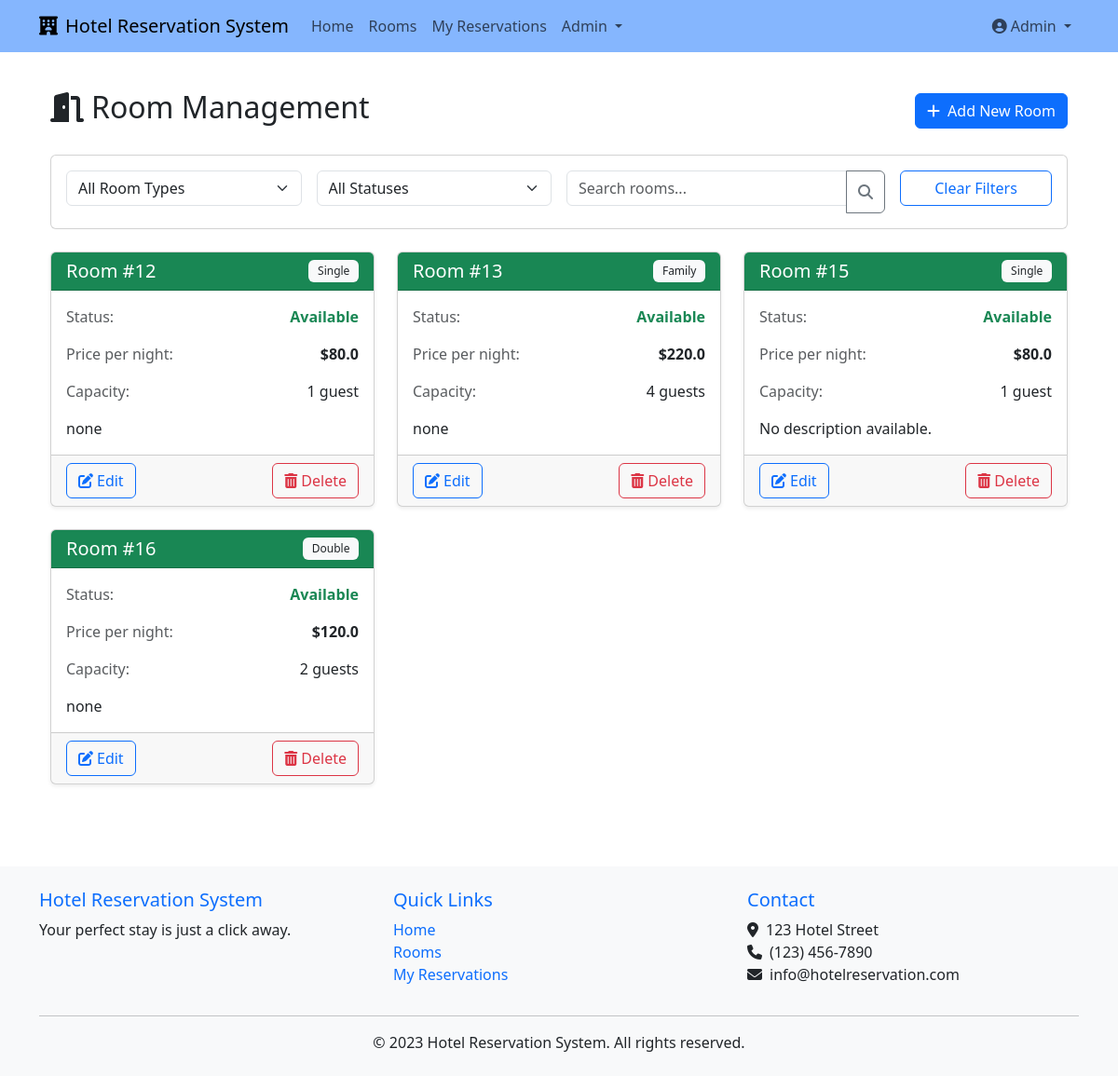
The page /admin/rooms (signed in) on the database its author committed.
### models.py (models this page shows, shortened)
class User(UserMixin, db.Model):
    __tablename__ = 'users'
    id = db.Column(db.Integer, primary_key=True)
    name = db.Column(db.String(100), nullable=False)
    email = db.Column(db.String(120), unique=True, nullable=False)
    phone = db.Column(db.String(20), nullable=True)
    password_hash = db.Column(db.String(256), nullable=False)
    is_admin = db.Column(db.Boolean, default=False)
    created_at = db.Column(db.DateTime, default=datetime.utcnow)
    reservations = db.relationship('Reservation', backref='customer', lazy=True)

class Room(db.Model):
    __tablename__ = 'rooms'
    id = db.Column(db.Integer, primary_key=True)
    room_number = db.Column(db.String(10), unique=True, nullable=False)
    room_type = db.Column(db.String(50), nullable=False)  # Single, Double, Suite, etc.
    description = db.Column(db.Text, nullable=True)
    price_per_night = db.Column(db.Float, nullable=False)
    capacity = db.Column(db.Integer, nullable=False)  # Number of guests
    status = db.Column(db.String(20), default='available')  # available, occupied, maintenance
    created_at = db.Column(db.DateTime, default=datetime.utcnow)
    updated_at = db.Column(db.DateTime, default=datetime.utcnow, onupdate=datetime.utcnow)
    reservations = db.relationship('Reservation', backref='room', lazy=True)

### routes/admin_routes.py (the view)
@admin_bp.route('/rooms')
@login_required
@admin_required
def room_management():
    rooms = Room.query.all()
    return render_template('admin/room_management.html', rooms=rooms)

### app.py (called while the page is built)
@login_manager.user_loader
def load_user(user_id):
    from models import User
    return User.query.get(int(user_id))

### utils/auth.py (called while the page is built)
def admin_required(f):
    @wraps(f)
    def decorated_function(*args, **kwargs):
        if not current_user.is_authenticated or not current_user.is_admin:
            flash('You need administrator privileges to access this page.', 'danger')
            return redirect(url_for('auth.login'))
        return f(*args, **kwargs)
    return decorated_function

### templates/admin/room_management.html (shortened to what this page needs)
{% extends 'base.html' %}
{% block content %}
<div class="container">
    <div class="row mb-4">
        <div class="col-12">
            <div class="d-flex justify-content-between align-items-center">
                <h2><i class="fas fa-door-open me-2"></i>Room Management</h2>
                <button class="btn btn-primary" data-bs-toggle="modal" data-bs-target="#addRoomModal">
                    <i class="fas fa-plus me-2"></i>Add New Room
                </button>
            </div>
        </div>
    </div>
    <div class="row mb-4">
        <div class="col-12">
            <div class="card">
                <div class="card-body">
                    <div class="row g-3">
                        <div class="col-md-3">
                            <select class="form-select" id="roomTypeFilter">
                                <option value="">All Room Types</option>
                                {% set room_types = rooms|map(attribute='room_type')|list|unique %}
                            </select>
                        </div>
                        <div class="col-md-3">
                            <select class="form-select" id="statusFilter">
                                <option value="">All Statuses</option>
                            </select>
                        </div>
                        <div class="col-md-4">
                            <div class="input-group">
                                <input type="text" class="form-control" id="roomSearch" placeholder="Search rooms...">
                                <button class="btn btn-outline-secondary" type="button">
                                    <i class="fas fa-search"></i>
                                </button>
                            </div>
                        </div>
                        <div class="col-md-2">
                            <div class="d-grid">
                                <button class="btn btn-outline-primary" id="clearFilters">Clear Filters</button>
                            </div>
                        </div>
                    </div>
                </div>
            </div>
        </div>
    </div>
    <div class="row" id="roomsContainer">
        {% for room in rooms %}
            <div class="col-md-6 col-lg-4 mb-4 room-card"
                 data-room-type="{{ room.room_type }}"
                 data-status="{{ room.status }}"
                 data-room-number="{{ room.room_number }}">
                <div class="card h-100 shadow-sm">
                    <div class="card-header d-flex justify-content-between align-items-center
                                {% if room.status == 'available' %}bg-success text-white
                                {% elif room.status == 'occupied' %}bg-danger text-white
                                {% elif room.status == 'maintenance' %}bg-warning text-dark
                                {% elif room.status == 'cleaning' %}bg-info text-white
                                {% else %}bg-secondary text-white{% endif %}">
                        <h5 class="mb-0">Room #{{ room.room_number }}</h5>
                        <span class="badge bg-light text-dark">{{ room.room_type }}</span>
                    </div>
                    <div class="card-body">
                        <div class="d-flex justify-content-between mb-3">
                            <span class="text-muted">Status:</span>
                            <span class="{% if room.status == 'available' %}text-success
                                        {% elif room.status == 'occupied' %}text-danger
                                        {% elif room.status == 'maintenance' %}text-warning
                                        {% elif room.status == 'cleaning' %}text-info
                                        {% else %}text-secondary{% endif %} fw-bold">
                                {{ room.status|capitalize }}
                            </span>
                        </div>
                        <div class="d-flex justify-content-between mb-3">
                            <span class="text-muted">Price per night:</span>
                            <span class="fw-bold">${{ room.price_per_night }}</span>
                        </div>
                        <div class="d-flex justify-content-between mb-3">
                            <span class="text-muted">Capacity:</span>
                            <span>{{ room.capacity }} guest{% if room.capacity > 1 %}s{% endif %}</span>
                        </div>
                        <p class="card-text mt-3">{{ room.description or 'No description available.' }}</p>
                    </div>
                    <div class="card-footer d-flex justify-content-between">
                        <button class="btn btn-outline-primary" data-bs-toggle="modal" data-bs-target="#editRoomModal{{ room.id }}">
                            <i class="fas fa-edit me-1"></i>Edit
                        </button>
                        <button class="btn btn-outline-danger" data-bs-toggle="modal" data-bs-target="#deleteRoomModal{{ room.id }}">
                            <i class="fas fa-trash-alt me-1"></i>Delete
                        </button>
                    </div>
                </div>
            </div>
        {% endfor %}
    </div>
</div>
{% endblock %}

### templates/base.html (shortened to what this page needs)
<!DOCTYPE html>
<html lang="en" data-bs-theme="light">
<head>
    <link href="https://cdn.jsdelivr.net/npm/bootstrap@5.3.0/dist/css/bootstrap.min.css" rel="stylesheet">
    <link rel="stylesheet" href="https://cdnjs.cloudflare.com/ajax/libs/font-awesome/6.4.0/css/all.min.css">
    <link rel="stylesheet" href="https://cdn.jsdelivr.net/npm/flatpickr/dist/flatpickr.min.css">
    <link rel="stylesheet" href="{{ url_for('static', filename='css/custom.css') }}">
</head>
<body>
    <nav class="navbar navbar-expand-lg navbar-light bg-primary mb-4" style="--bs-bg-opacity: .5;">
        <div class="container">
            <a class="navbar-brand" href="{{ url_for('customer.index') }}">
                <i class="fas fa-hotel me-2"></i>Hotel Reservation System
            </a>
            <div class="collapse navbar-collapse" id="navbarNav">
                <ul class="navbar-nav me-auto">
                    <li class="nav-item">
                        <a class="nav-link" href="{{ url_for('customer.index') }}">Home</a>
                    </li>
                    <li class="nav-item">
                        <a class="nav-link" href="{{ url_for('customer.room_search') }}">Rooms</a>
                    </li>
                    {% if current_user.is_authenticated %}
                        <li class="nav-item">
                            <a class="nav-link" href="{{ url_for('customer.my_reservations') }}">My Reservations</a>
                        </li>
                    {% endif %}
                    {% if current_user.is_authenticated and current_user.is_admin %}
                        <li class="nav-item dropdown">
                            <a class="nav-link dropdown-toggle" href="#" id="adminDropdown" role="button" data-bs-toggle="dropdown" aria-expanded="false">
                                Admin
                            </a>
                        </li>
                    {% endif %}
                </ul>
                <ul class="navbar-nav">
                    {% if current_user.is_authenticated %}
                        <li class="nav-item dropdown">
                            <a class="nav-link dropdown-toggle" href="#" id="userDropdown" role="button" data-bs-toggle="dropdown" aria-expanded="false">
                                <i class="fas fa-user-circle me-1"></i>{{ current_user.name }}
                            </a>
                        </li>
                    {% endif %}
                </ul>
            </div>
        </div>
    </nav>
    <main class="container py-3">
        {% block content %}{% endblock %}
    </main>
    <footer class="mt-5 py-4 bg-light">
        <div class="container">
            <div class="row">
                <div class="col-md-4">
                    <h5 class="text-primary">Hotel Reservation System</h5>
                    <p>Your perfect stay is just a click away.</p>
                </div>
                <div class="col-md-4">
                    <h5 class="text-primary">Quick Links</h5>
                    <ul class="list-unstyled">
                        <li><a href="{{ url_for('customer.index') }}" class="text-decoration-none">Home</a></li>
                        <li><a href="{{ url_for('customer.room_search') }}" class="text-decoration-none">Rooms</a></li>
                        {% if current_user.is_authenticated %}
                            <li><a href="{{ url_for('customer.my_reservations') }}" class="text-decoration-none">My Reservations</a></li>
                        {% endif %}
                    </ul>
                </div>
                <div class="col-md-4">
                    <h5 class="text-primary">Contact</h5>
                    <address>
                        <i class="fas fa-map-marker-alt me-2"></i>123 Hotel Street<br>
                        <i class="fas fa-phone me-2"></i>(123) 456-7890<br>
                        <i class="fas fa-envelope me-2"></i>info@hotelreservation.com
                    </address>
                </div>
            </div>
            <hr>
            <div class="text-center">
                <p class="mb-0">&copy; 2023 Hotel Reservation System. All rights reserved.</p>
            </div>
        </div>
    </footer>
</body>
</html>

### static/css/custom.css (style rules this page uses)
:root { --bs-body-color: #212529; --bs-body-bg: #ffffff; --bs-primary: #0d6efd; --bs-primary-rgb: 13, 110, 253; }
.room-card .card-header { transition: all 0.3s ease; }
.badge { padding: 0.5em 0.8em; font-weight: 500; }
.card { transition: transform 0.2s ease, box-shadow 0.2s ease; }
.form-control, .form-select { margin-bottom: 0.5rem; }

### rows shown on the page
User: name "Admin"
Room: room_number "12", room_type "Single", status "Available", price_per_night "80.0", capacity "1", description "none"
Room: room_number "13", room_type "Family", status "Available", price_per_night "220.0", capacity "4", description "none"
Room: room_number "15", room_type "Single", status "Available", price_per_night "80.0", capacity "1", description "No description available."
Room: room_number "16", room_type "Double", status "Available", price_per_night "120.0", capacity "2", description "none"
